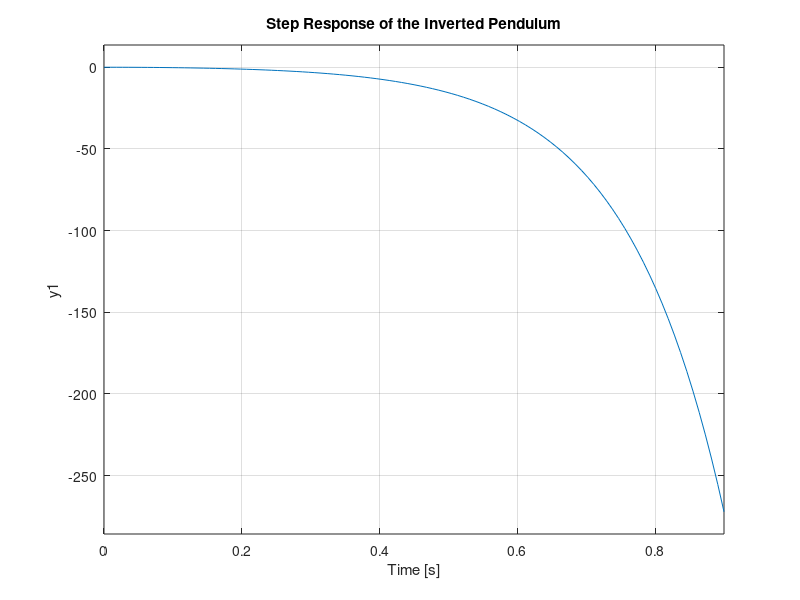
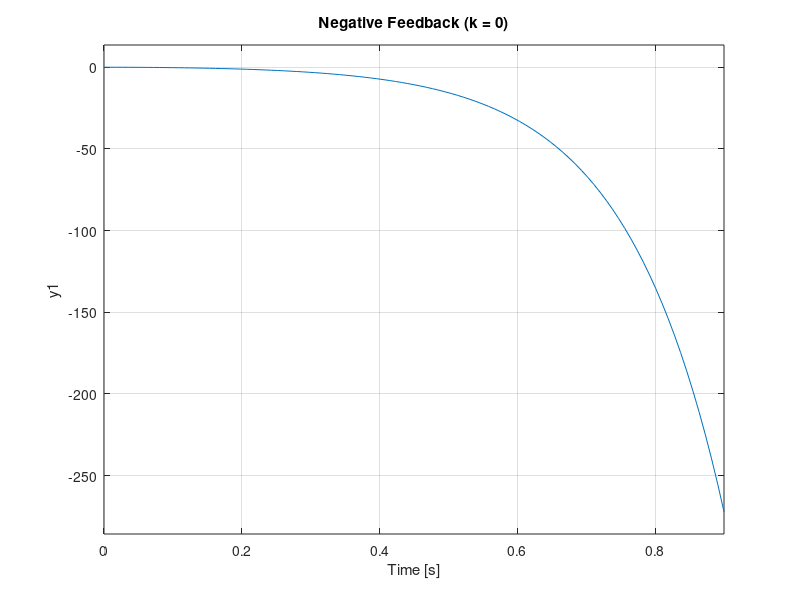
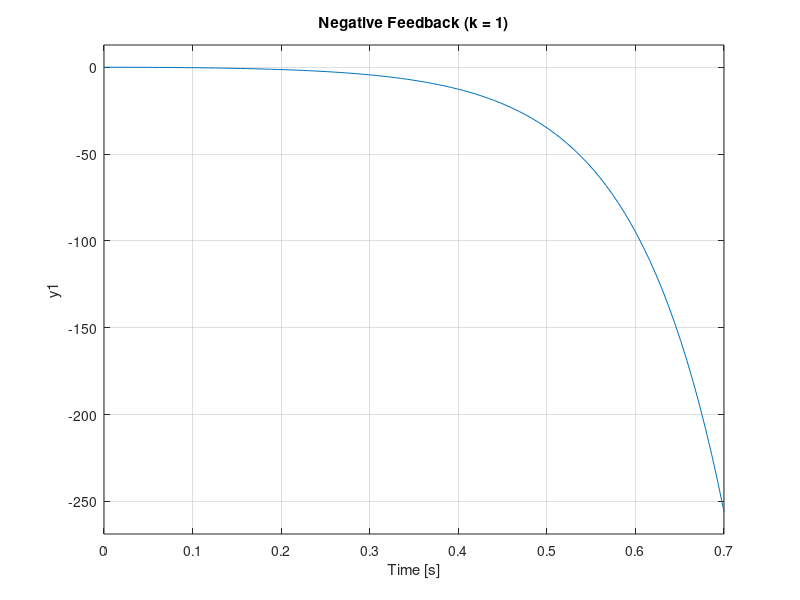
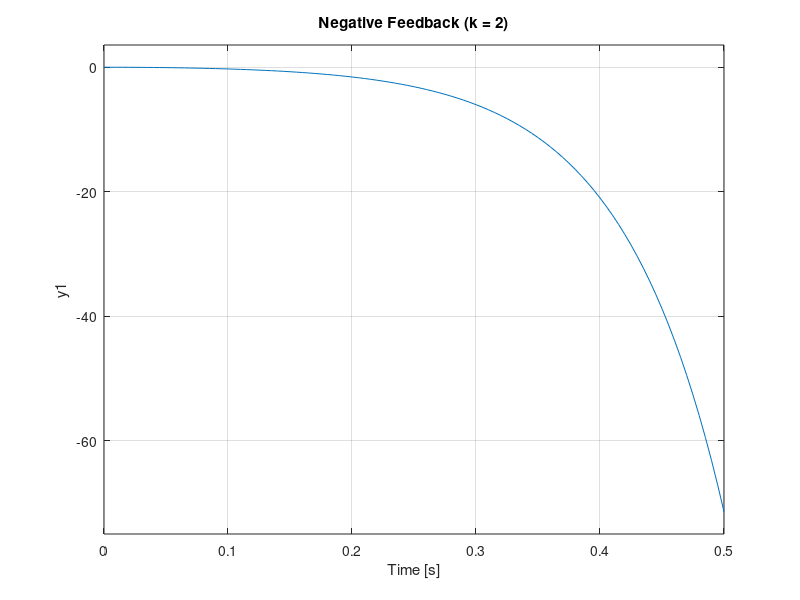

MATLAB code to generate these figures, in order:
%% 2.2
%
g = 9.81;
L = 0.20;
%
omega_sq = g / L;
%
num = [-omega_sq];
den = [1, 0, -omega_sq];
pendulum = tf(num, den);
%
step(pendulum);
title('Step Response of the Inverted Pendulum');

%%3.2 
%
for k = [0, 1, 2, 10]
    sysclp1 = feedback(pendulum, k);
    figure;
    step(sysclp1);
    title(['Negative Feedback (k = ', num2str(k), ')']);
end
%
for k = [0, 1, 2, 10]
    sysclp2 = feedback(pendulum, k, +1);
    figure;
    step(sysclp2);
    title(['Positive Feedback (k = ', num2str(k), ')']);
end
%
figure; rlocus(pendulum); title('Root Locus - Negative Feedback');
figure; rlocus(-pendulum); title('Root Locus - Positive Feedback');
%
%
%
c = 10;
tau = 1 /(c*sqrt(omega_sq));
compensator = tf([c*tau, 1], [tau, 1]);

sys2 = series(-compensator, pendulum);
figure;
rlocus(sys2);
title('Q10, Root Locus w/ Exact Cancellation Compensator');
%
compensator2 = tf([0.1, 1], [0.01, 1]);
sys3 = series(-compensator2, pendulum); % [cite: 194]
figure;
rlocus(sys3);
title('Q11: Root Locus with Hardware Lead Compensator H1(s)');
%
%
servo = tf([1], [0.00025, 0.02, 1]);
actual = series(servo, pendulum);
sys4 = series(-compensator2, actual);

figure;
rlocus(sys4);
title('Q13 Root Locus with Servo Dynamics');
%
k_stable = 1.2; 
sysclp3 = feedback(sys4, k_stable);
figure;
bode(sysclp3);
title('Q14: Bode Plot of Closed-Loop Sys');
figure;
margin(sysclp3);
title('Q14 gain n phase margins');
%
%
%
%
%

%

%
